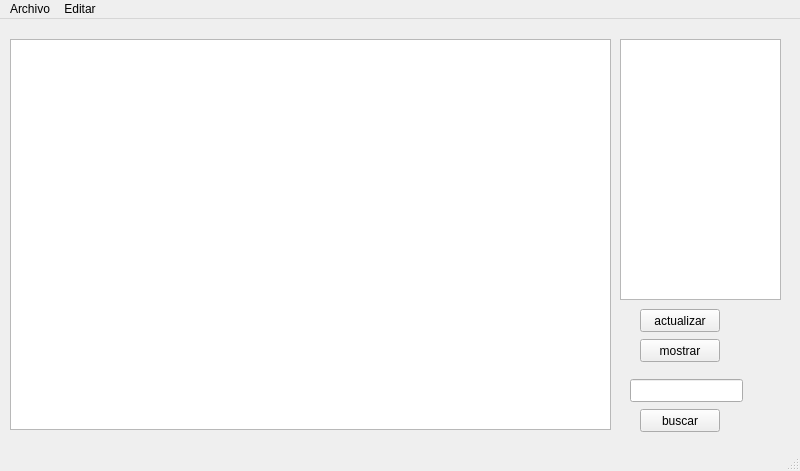
<?xml version="1.0" encoding="UTF-8"?>
<ui version="4.0">
 <class>editor</class>
 <widget class="QMainWindow" name="editor">
  <property name="geometry">
   <rect>
    <x>0</x>
    <y>0</y>
    <width>800</width>
    <height>471</height>
   </rect>
  </property>
  <property name="windowTitle">
   <string>MainWindow</string>
  </property>
  <widget class="QWidget" name="centralwidget">
   <widget class="QTextEdit" name="textEdit">
    <property name="geometry">
     <rect>
      <x>10</x>
      <y>20</y>
      <width>601</width>
      <height>391</height>
     </rect>
    </property>
   </widget>
   <widget class="QTextEdit" name="mostrar">
    <property name="geometry">
     <rect>
      <x>620</x>
      <y>20</y>
      <width>161</width>
      <height>261</height>
     </rect>
    </property>
   </widget>
   <widget class="QPushButton" name="pushButton">
    <property name="geometry">
     <rect>
      <x>640</x>
      <y>290</y>
      <width>80</width>
      <height>23</height>
     </rect>
    </property>
    <property name="text">
     <string>actualizar</string>
    </property>
   </widget>
   <widget class="QPushButton" name="pushButton_2">
    <property name="geometry">
     <rect>
      <x>640</x>
      <y>320</y>
      <width>80</width>
      <height>23</height>
     </rect>
    </property>
    <property name="text">
     <string>mostrar</string>
    </property>
   </widget>
   <widget class="QLineEdit" name="lineEdit">
    <property name="geometry">
     <rect>
      <x>630</x>
      <y>360</y>
      <width>113</width>
      <height>23</height>
     </rect>
    </property>
   </widget>
   <widget class="QPushButton" name="pushButton_3">
    <property name="geometry">
     <rect>
      <x>640</x>
      <y>390</y>
      <width>80</width>
      <height>23</height>
     </rect>
    </property>
    <property name="text">
     <string>buscar</string>
    </property>
   </widget>
  </widget>
  <widget class="QMenuBar" name="menubar">
   <property name="geometry">
    <rect>
     <x>0</x>
     <y>0</y>
     <width>800</width>
     <height>20</height>
    </rect>
   </property>
   <widget class="QMenu" name="menuArchivo">
    <property name="title">
     <string>Archivo</string>
    </property>
    <addaction name="actionNuevo"/>
    <addaction name="actionAbrir"/>
    <addaction name="actionGuardar"/>
    <addaction name="actionGuardar_Como"/>
    <addaction name="separator"/>
    <addaction name="actionSalir"/>
   </widget>
   <widget class="QMenu" name="menuEditar">
    <property name="title">
     <string>Editar</string>
    </property>
    <addaction name="actionCopiar"/>
    <addaction name="actionCortar"/>
    <addaction name="actionPegar"/>
    <addaction name="separator"/>
    <addaction name="actionDeshacer"/>
    <addaction name="actionRehacer"/>
   </widget>
   <addaction name="menuArchivo"/>
   <addaction name="menuEditar"/>
  </widget>
  <widget class="QStatusBar" name="statusbar"/>
  <action name="actionNuevo">
   <property name="text">
    <string>Nuevo</string>
   </property>
  </action>
  <action name="actionAbrir">
   <property name="text">
    <string>Abrir</string>
   </property>
  </action>
  <action name="actionGuardar">
   <property name="text">
    <string>Guardar</string>
   </property>
  </action>
  <action name="actionGuardar_Como">
   <property name="text">
    <string>Guardar Como</string>
   </property>
  </action>
  <action name="actionSalir">
   <property name="text">
    <string>Salir</string>
   </property>
  </action>
  <action name="actionCopiar">
   <property name="text">
    <string>Copiar</string>
   </property>
  </action>
  <action name="actionCortar">
   <property name="text">
    <string>Cortar</string>
   </property>
  </action>
  <action name="actionPegar">
   <property name="text">
    <string>Pegar</string>
   </property>
  </action>
  <action name="actionDeshacer">
   <property name="text">
    <string>Deshacer</string>
   </property>
  </action>
  <action name="actionRehacer">
   <property name="text">
    <string>Rehacer</string>
   </property>
  </action>
 </widget>
 <resources/>
 <connections>
  <connection>
   <sender>actionSalir</sender>
   <signal>triggered()</signal>
   <receiver>editor</receiver>
   <slot>close()</slot>
   <hints>
    <hint type="sourcelabel">
     <x>-1</x>
     <y>-1</y>
    </hint>
    <hint type="destinationlabel">
     <x>399</x>
     <y>235</y>
    </hint>
   </hints>
  </connection>
 </connections>
</ui>
